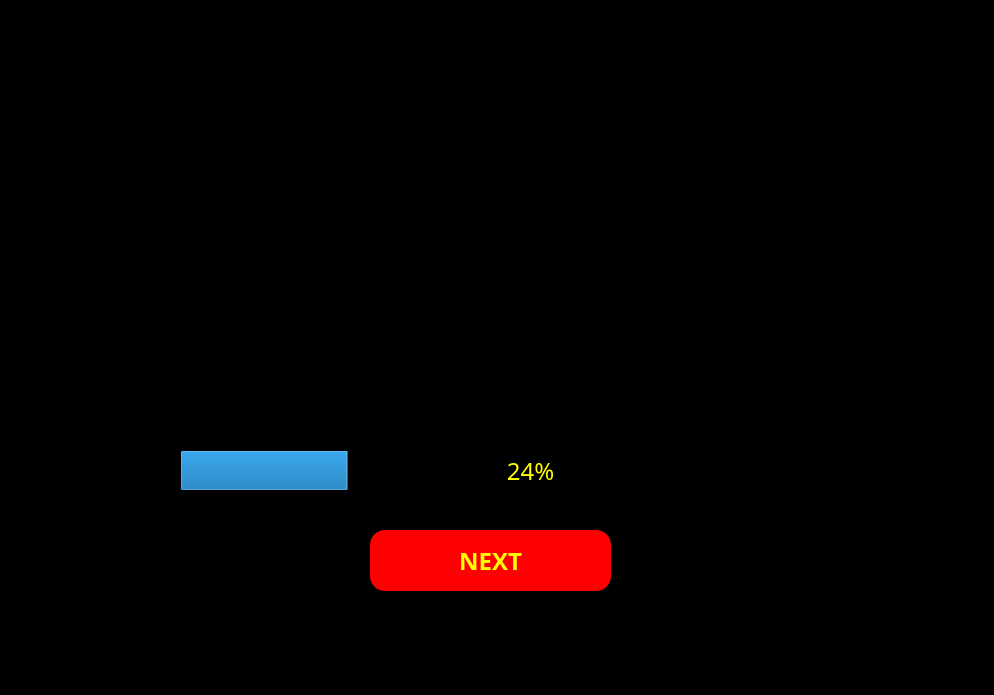
<?xml version="1.0" encoding="UTF-8"?>
<ui version="4.0">
 <class>MainWindow</class>
 <widget class="QMainWindow" name="MainWindow">
  <property name="geometry">
   <rect>
    <x>0</x>
    <y>0</y>
    <width>994</width>
    <height>695</height>
   </rect>
  </property>
  <property name="windowTitle">
   <string>MainWindow</string>
  </property>
  <property name="styleSheet">
   <string notr="true">*{
background:rgba;
font-family:century gothic;
font-size:24px;
}
QFrame
{
background:rgba;
border-radius:15px
}
QPushButton
{
background:red;
border-radius:60px;
}
QToolButton
{
background:red;
border-radius:60px;
}
QLabel
{
color:white;
background:transparent;
}
QPushButton
{
color:white;
border-radius:15px;
}
QPushButton:hover
{
color:#333;
border-radius:15px;
background:#49ebff;
}
QLineEdit
{
background:transparent;
border:none;
color:#717072;
border-bottom:1px solid #717072
}
</string>
  </property>
  <widget class="QWidget" name="centralwidget">
   <widget class="QFrame" name="frame">
    <property name="geometry">
     <rect>
      <x>50</x>
      <y>30</y>
      <width>861</width>
      <height>601</height>
     </rect>
    </property>
    <property name="styleSheet">
     <string notr="true">color:yellow;
</string>
    </property>
    <property name="frameShape">
     <enum>QFrame::StyledPanel</enum>
    </property>
    <property name="frameShadow">
     <enum>QFrame::Raised</enum>
    </property>
    <widget class="QLabel" name="label">
     <property name="geometry">
      <rect>
       <x>190</x>
       <y>60</y>
       <width>431</width>
       <height>321</height>
      </rect>
     </property>
     <property name="text">
      <string/>
     </property>
     <property name="pixmap">
      <pixmap>KS Logo.png</pixmap>
     </property>
    </widget>
    <widget class="QProgressBar" name="pbar">
     <property name="geometry">
      <rect>
       <x>130</x>
       <y>420</y>
       <width>701</width>
       <height>41</height>
      </rect>
     </property>
     <property name="value">
      <number>24</number>
     </property>
    </widget>
    <widget class="QPushButton" name="windowbtn">
     <property name="geometry">
      <rect>
       <x>320</x>
       <y>500</y>
       <width>241</width>
       <height>61</height>
      </rect>
     </property>
     <property name="font">
      <font>
       <family>century gothic</family>
       <pointsize>-1</pointsize>
       <weight>75</weight>
       <bold>true</bold>
      </font>
     </property>
     <property name="styleSheet">
      <string notr="true">font-weight: bold;</string>
     </property>
     <property name="text">
      <string>NEXT</string>
     </property>
    </widget>
   </widget>
  </widget>
  <widget class="QStatusBar" name="statusbar"/>
 </widget>
 <resources>
  <include location="pass.qrc.txt"/>
 </resources>
 <connections/>
</ui>
